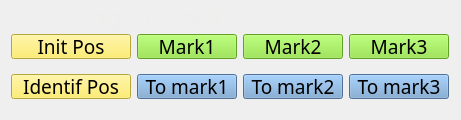
       <widget class="QGroupBox" name="groupBox_149">
        <property name="geometry">
         <rect>
          <x>1280</x>
          <y>730</y>
          <width>461</width>
          <height>120</height>
         </rect>
        </property>
        <property name="minimumSize">
         <size>
          <width>400</width>
          <height>120</height>
         </size>
        </property>
        <property name="maximumSize">
         <size>
          <width>900</width>
          <height>120</height>
         </size>
        </property>
        <property name="font">
         <font>
          <family>Adobe 黑体 Std R</family>
          <pointsize>18</pointsize>
         </font>
        </property>
        <property name="toolTip">
         <string>&lt;html&gt;&lt;head/&gt;&lt;body&gt;&lt;p&gt;DFVGDF&lt;/p&gt;&lt;/body&gt;&lt;/html&gt;</string>
        </property>
        <property name="styleSheet">
         <string notr="true">   QGroupBox {
	color: rgb(238, 238, 236);
	border-color: rgb(238, 238, 236);
            border-width: 1px;
            border-style: solid;
            margin-top: 2ex;
        }
        QGroupBox::title {
            subcontrol-origin: margin;
            subcontrol-position: top left;
            left: 20px;
            margin-left: 2px;
            padding: 0  0px;
        }</string>
        </property>
        <property name="title">
         <string>2.9 Drag to Teach</string>
        </property>
        <layout class="QGridLayout" name="gridLayout_28">
         <property name="leftMargin">
          <number>5</number>
         </property>
         <property name="topMargin">
          <number>20</number>
         </property>
         <property name="rightMargin">
          <number>5</number>
         </property>
         <property name="bottomMargin">
          <number>5</number>
         </property>
         <property name="horizontalSpacing">
          <number>1</number>
         </property>
         <property name="verticalSpacing">
          <number>2</number>
         </property>
         <item row="1" column="2">
          <widget class="QPushButton" name="pushButton_analysis_1_35">
           <property name="sizePolicy">
            <sizepolicy hsizetype="Minimum" vsizetype="Fixed">
             <horstretch>130</horstretch>
             <verstretch>35</verstretch>
            </sizepolicy>
           </property>
           <property name="minimumSize">
            <size>
             <width>100</width>
             <height>25</height>
            </size>
           </property>
           <property name="maximumSize">
            <size>
             <width>100</width>
             <height>25</height>
            </size>
           </property>
           <property name="font">
            <font>
             <family>Adobe 黑体 Std R</family>
             <pointsize>14</pointsize>
             <weight>50</weight>
             <italic>false</italic>
             <bold>false</bold>
            </font>
           </property>
           <property name="focusPolicy">
            <enum>Qt::NoFocus</enum>
           </property>
           <property name="styleSheet">
            <string notr="true">background-color: rgb(114, 159, 207);</string>
           </property>
           <property name="text">
            <string>To mark2</string>
           </property>
          </widget>
         </item>
         <item row="1" column="1">
          <widget class="QPushButton" name="pushButton_analysis_1_30">
           <property name="sizePolicy">
            <sizepolicy hsizetype="Minimum" vsizetype="Fixed">
             <horstretch>130</horstretch>
             <verstretch>35</verstretch>
            </sizepolicy>
           </property>
           <property name="minimumSize">
            <size>
             <width>100</width>
             <height>25</height>
            </size>
           </property>
           <property name="maximumSize">
            <size>
             <width>100</width>
             <height>25</height>
            </size>
           </property>
           <property name="font">
            <font>
             <family>Adobe 黑体 Std R</family>
             <pointsize>14</pointsize>
             <weight>50</weight>
             <italic>false</italic>
             <bold>false</bold>
            </font>
           </property>
           <property name="focusPolicy">
            <enum>Qt::NoFocus</enum>
           </property>
           <property name="styleSheet">
            <string notr="true">background-color: rgb(114, 159, 207);</string>
           </property>
           <property name="text">
            <string>To mark1</string>
           </property>
          </widget>
         </item>
         <item row="0" column="3">
          <widget class="QPushButton" name="pushButton_analysis_1_31">
           <property name="sizePolicy">
            <sizepolicy hsizetype="Minimum" vsizetype="Fixed">
             <horstretch>130</horstretch>
             <verstretch>35</verstretch>
            </sizepolicy>
           </property>
           <property name="minimumSize">
            <size>
             <width>100</width>
             <height>25</height>
            </size>
           </property>
           <property name="maximumSize">
            <size>
             <width>100</width>
             <height>25</height>
            </size>
           </property>
           <property name="font">
            <font>
             <family>Adobe 黑体 Std R</family>
             <pointsize>14</pointsize>
             <weight>50</weight>
             <italic>false</italic>
             <bold>false</bold>
            </font>
           </property>
           <property name="focusPolicy">
            <enum>Qt::NoFocus</enum>
           </property>
           <property name="styleSheet">
            <string notr="true">background-color: rgb(138, 226, 52);</string>
           </property>
           <property name="text">
            <string>Mark3</string>
           </property>
          </widget>
         </item>
         <item row="0" column="1">
          <widget class="QPushButton" name="pushButton_analysis_1_16">
           <property name="sizePolicy">
            <sizepolicy hsizetype="Minimum" vsizetype="Fixed">
             <horstretch>130</horstretch>
             <verstretch>35</verstretch>
            </sizepolicy>
           </property>
           <property name="minimumSize">
            <size>
             <width>100</width>
             <height>25</height>
            </size>
           </property>
           <property name="maximumSize">
            <size>
             <width>100</width>
             <height>25</height>
            </size>
           </property>
           <property name="font">
            <font>
             <family>Adobe 黑体 Std R</family>
             <pointsize>14</pointsize>
             <weight>50</weight>
             <italic>false</italic>
             <bold>false</bold>
            </font>
           </property>
           <property name="focusPolicy">
            <enum>Qt::NoFocus</enum>
           </property>
           <property name="styleSheet">
            <string notr="true">background-color: rgb(138, 226, 52);</string>
           </property>
           <property name="text">
            <string>Mark1</string>
           </property>
          </widget>
         </item>
         <item row="0" column="2">
          <widget class="QPushButton" name="pushButton_analysis_1_29">
           <property name="sizePolicy">
            <sizepolicy hsizetype="Minimum" vsizetype="Fixed">
             <horstretch>130</horstretch>
             <verstretch>35</verstretch>
            </sizepolicy>
           </property>
           <property name="minimumSize">
            <size>
             <width>100</width>
             <height>25</height>
            </size>
           </property>
           <property name="maximumSize">
            <size>
             <width>100</width>
             <height>25</height>
            </size>
           </property>
           <property name="font">
            <font>
             <family>Adobe 黑体 Std R</family>
             <pointsize>14</pointsize>
             <weight>50</weight>
             <italic>false</italic>
             <bold>false</bold>
            </font>
           </property>
           <property name="focusPolicy">
            <enum>Qt::NoFocus</enum>
           </property>
           <property name="styleSheet">
            <string notr="true">background-color: rgb(138, 226, 52);</string>
           </property>
           <property name="text">
            <string>Mark2</string>
           </property>
          </widget>
         </item>
         <item row="0" column="0">
          <widget class="QPushButton" name="pushButton_analysis_1_32">
           <property name="sizePolicy">
            <sizepolicy hsizetype="Minimum" vsizetype="Fixed">
             <horstretch>130</horstretch>
             <verstretch>35</verstretch>
            </sizepolicy>
           </property>
           <property name="minimumSize">
            <size>
             <width>120</width>
             <height>25</height>
            </size>
           </property>
           <property name="maximumSize">
            <size>
             <width>120</width>
             <height>25</height>
            </size>
           </property>
           <property name="font">
            <font>
             <family>Adobe 黑体 Std R</family>
             <pointsize>14</pointsize>
             <weight>50</weight>
             <italic>false</italic>
             <bold>false</bold>
            </font>
           </property>
           <property name="focusPolicy">
            <enum>Qt::NoFocus</enum>
           </property>
           <property name="styleSheet">
            <string notr="true">background-color: rgb(252, 233, 79);</string>
           </property>
           <property name="text">
            <string>Init Pos</string>
           </property>
          </widget>
         </item>
         <item row="1" column="0">
          <widget class="QPushButton" name="pushButton_analysis_1_33">
           <property name="sizePolicy">
            <sizepolicy hsizetype="Minimum" vsizetype="Fixed">
             <horstretch>130</horstretch>
             <verstretch>35</verstretch>
            </sizepolicy>
           </property>
           <property name="minimumSize">
            <size>
             <width>120</width>
             <height>25</height>
            </size>
           </property>
           <property name="maximumSize">
            <size>
             <width>120</width>
             <height>25</height>
            </size>
           </property>
           <property name="font">
            <font>
             <family>Adobe 黑体 Std R</family>
             <pointsize>14</pointsize>
             <weight>50</weight>
             <italic>false</italic>
             <bold>false</bold>
            </font>
           </property>
           <property name="focusPolicy">
            <enum>Qt::NoFocus</enum>
           </property>
           <property name="styleSheet">
            <string notr="true">background-color: rgb(252, 233, 79);</string>
           </property>
           <property name="text">
            <string>Identif Pos</string>
           </property>
          </widget>
         </item>
         <item row="1" column="3">
          <widget class="QPushButton" name="pushButton_analysis_1_34">
           <property name="sizePolicy">
            <sizepolicy hsizetype="Minimum" vsizetype="Fixed">
             <horstretch>130</horstretch>
             <verstretch>35</verstretch>
            </sizepolicy>
           </property>
           <property name="minimumSize">
            <size>
             <width>100</width>
             <height>25</height>
            </size>
           </property>
           <property name="maximumSize">
            <size>
             <width>100</width>
             <height>25</height>
            </size>
           </property>
           <property name="font">
            <font>
             <family>Adobe 黑体 Std R</family>
             <pointsize>14</pointsize>
             <weight>50</weight>
             <italic>false</italic>
             <bold>false</bold>
            </font>
           </property>
           <property name="focusPolicy">
            <enum>Qt::NoFocus</enum>
           </property>
           <property name="styleSheet">
            <string notr="true">background-color: rgb(114, 159, 207);</string>
           </property>
           <property name="text">
            <string>To mark3</string>
           </property>
          </widget>
         </item>
        </layout>
       </widget>
